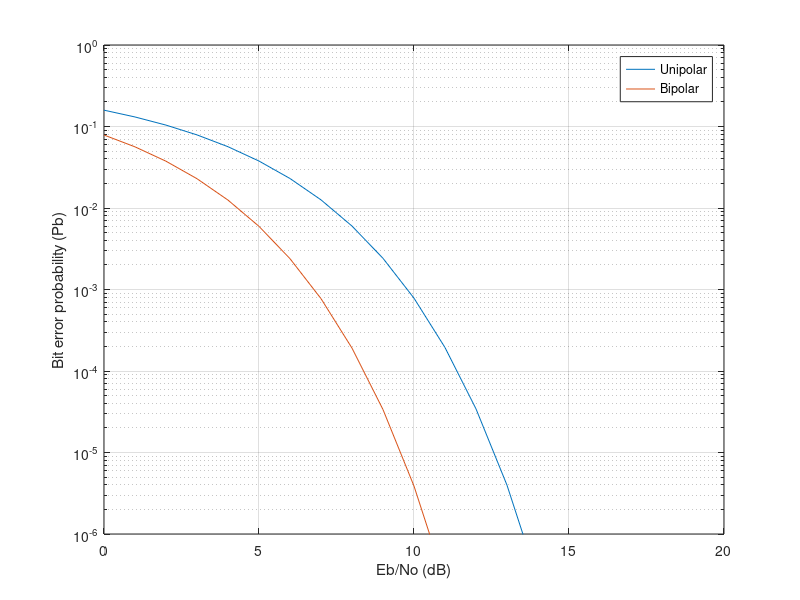

The MATLAB source for this figure:
close all
clear all
clc

Eb_No = 0:15;
ebno = 10.^(Eb_No/10); % valor em dB

Pb1 = qfunc(sqrt(ebno));
Pb2 = qfunc(sqrt(2*ebno));


semilogy(Eb_No, Pb1)
ylim([10e-7 1])
xlabel('Eb/No (dB)')
ylabel('Bit error probability (Pb)')
grid on
hold on
semilogy(Eb_No, Pb2)
legend('Unipolar', 'Bipolar')
